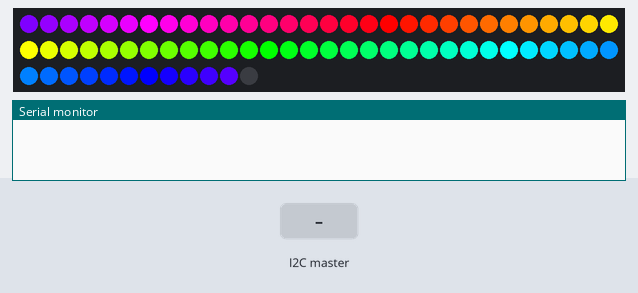
A sketch run on a simulated Arduino Uno, built with avr-gcc and run on an emulated ATmega328P. On the bench: 72 RGB LEDs in strip order, left to right, continuing on the next row, the last lines printed to the serial monitor. The test bench sets the inputs (shaded band). Random numbers use the default seed unless the sketch sets one.

Above: at 1.2 s.
1.3 s: the I2C master sends the byte 2
At 1.77 s:
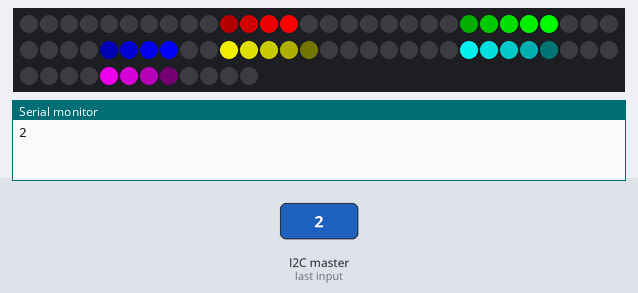
3.7 s: the I2C master sends "d"
At 4.4 s:
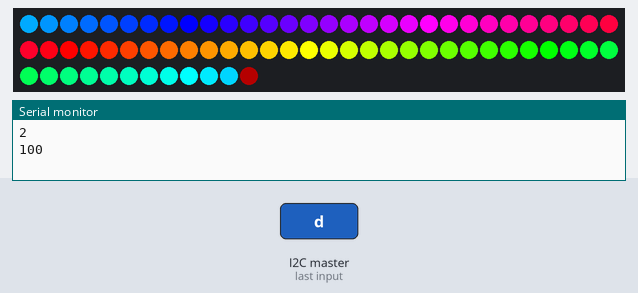
5.4 s: the I2C master sends the byte 0
At 6.55 s:
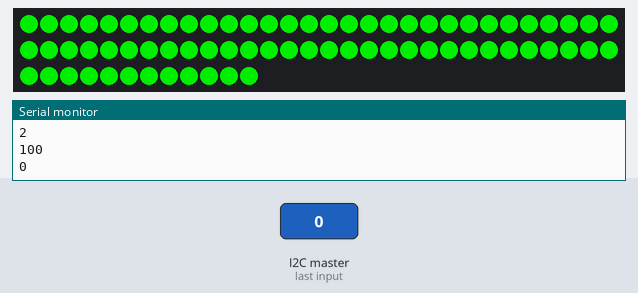
7.8 s: the I2C master sends the byte 2
At 10.49 s:
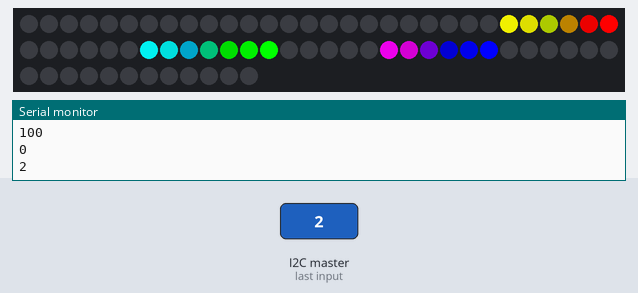
10.8 s: the I2C master sends the byte 1
At 11.7 s:
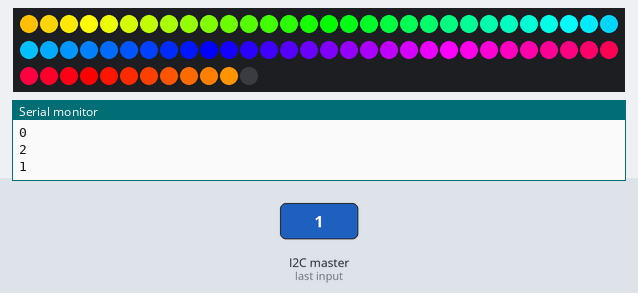
12.3 s: the I2C master sends the byte 2
At 12.75 s:
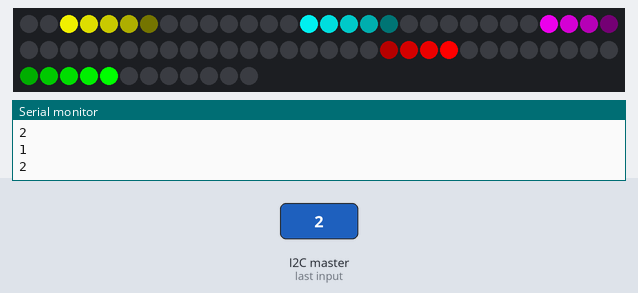

The sketch:

_1-30-16.ino
```cpp
#include <Wire.h>
#include <Adafruit_NeoPixel.h>
#define PIN 9
#define numPixels 72 // we cut off a corner light, (not two) but it seems to work with 72

typedef struct {
  int pos;
  boolean dir;
  int size;
  int r;
  int g;
  int b;
} Spr_mover;

int a = 0;

Spr_mover spr[] = {{0, true, 4, 255, 0, 0}, {numPixels / 6, true, 5, 0, 255, 0}, {numPixels / 3, true, 4, 0, 0, 255},
  {numPixels * 2 / 3, false, 5, 255, 255, 0}, {numPixels * 5 / 6, false, 5, 0, 255, 255}, {numPixels, false, 4, 255, 0, 255}
};

double timer = 20;
int currentTime = 0;

Spr_mover sprsprspr = {0, true, 2, 0, 0, 0};
int rainbow[numPixels * 3];
Spr_mover trash = { -1, false, -1, -1, -1, -1};
Spr_mover colorBG = { -1, false, -1, 0, 0, 0};
#define SPR_SIZE (sizeof(spr)/sizeof(Spr_mover))
Spr_mover inLoc[SPR_SIZE];
Adafruit_NeoPixel strip = Adafruit_NeoPixel(numPixels, PIN, NEO_GRB + NEO_KHZ800);
int rCount = 0;
int r1 = -1;
int r2 = -1;
int count = 0;
int num = 0;
int loopCounter = 0;
int R[numPixels];
int G[numPixels];
int B[numPixels];

void setup() {
  strip.begin();
  Wire.begin(8);
  Wire.onReceive(receiveEvent);
  Serial.begin(9600);
  strip.show();
  num = 1;

  for (int i = 0; i <= numPixels; i++) {

    int oneSixth = (int)(numPixels / 6.0);
    double transitionNum = 255.0 / oneSixth;

    if (i < oneSixth) {
      rainbow[i] = 255;
      rainbow[i + numPixels] = (int)(transitionNum * i);
      rainbow[i + numPixels * 2] = 0;
    } else if (i < oneSixth * 2) {
      rainbow[i] = 255 - (int)(transitionNum * (i % oneSixth));
      rainbow[i + numPixels] = 255;
      rainbow[i + numPixels * 2] = 0;
    } else if (i < oneSixth * 3) {
      rainbow[i] = 0;
      rainbow[i + numPixels] = 255;
      rainbow[i + numPixels * 2] = (int)(transitionNum * (i % oneSixth));
    } else if (i < oneSixth * 4) {
      rainbow[i] = 0;
      rainbow[i + numPixels] = 255 - (int)(transitionNum * (i % oneSixth));
      rainbow[i + numPixels * 2] = 255;
    } else if (i < oneSixth * 5) {
      rainbow[i] = (int)(transitionNum * (i % oneSixth));
      rainbow[i + numPixels] = 0;
      rainbow[i + numPixels * 2] = 255;
    } else if (i < numPixels) {
      rainbow[i] = 255;
      rainbow[i + numPixels] = 0;
      rainbow[i + numPixels * 2] = 255 - (int)(transitionNum * (i % oneSixth));
    }
  }
}

void crawling(int r, int g, int b, int r2, int g2, int b2, boolean left)
{
  for (int i = 0; i < 4; i++)
  {
    for (int j = 0; j < numPixels / 20.0 * timer; j += 4)
    {
      if (left)
      {
        if (i % 4 == 0)
        {
          strip.setPixelColor(j, r, g, b);
          strip.setPixelColor(j + 1, r, g, b);
          strip.setPixelColor(j + 2, r2, g2, b2);
          strip.setPixelColor(j + 3, r2, g2, b2);
        }
        else if (i % 4 == 1)
        {
          strip.setPixelColor(j, r2, g2, b2);
          strip.setPixelColor(j + 1, r, g, b);
          strip.setPixelColor(j + 2, r, g, b);
          strip.setPixelColor(j + 3, r2, g2, b2);
        }
        else if (i % 4 == 2)
        {
          strip.setPixelColor(j, r2, g2, b2);
          strip.setPixelColor(j + 1, r2, g2, b2);
          strip.setPixelColor(j + 2, r, g, b);
          strip.setPixelColor(j + 3, r, g, b);
        }
        else if (i % 4 == 3)
        {
          strip.setPixelColor(j, r, g, b);
          strip.setPixelColor(j + 1, r2, g2, b2);
          strip.setPixelColor(j + 2, r2, g2, b2);
          strip.setPixelColor(j + 3, r, g, b);
        }
      }
      else
      {
        if (i % 4 == 0)
        {
          strip.setPixelColor(j, r, g, b);
          strip.setPixelColor(j + 1, r2, g2, b2);
          strip.setPixelColor(j + 2, r2, g2, b2);
          strip.setPixelColor(j + 3, r, g, b);
        }
        else if (i % 4 == 1)
        {
          strip.setPixelColor(j, r2, g2, b2);
          strip.setPixelColor(j + 1, r2, g2, b2);
          strip.setPixelColor(j + 2, r, g, b);
          strip.setPixelColor(j + 3, r, g, b);
        }
        else if (i % 4 == 2)
        {
          strip.setPixelColor(j, r2, g2, b2);
          strip.setPixelColor(j + 1, r, g, b);
          strip.setPixelColor(j + 2, r, g, b);
          strip.setPixelColor(j + 3, r2, g2, b2);
        }
        else if (i % 4 == 3)
        {
          strip.setPixelColor(j, r, g, b);
          strip.setPixelColor(j + 1, r, g, b);
          strip.setPixelColor(j + 2, r2, g2, b2);
          strip.setPixelColor(j + 3, r2, g2, b2);
        }
      }
    }
    strip.show();
    delay(60);
  }
}

void moveSprite(Spr_mover *p) {
  if (p->dir)
    p->pos ++;
  else
    p->pos --;
}

void party(int location, int mini, int maxi) {
  strip.setPixelColor(location, random(mini, maxi), random(mini, maxi), random(mini, maxi));
}

void setAll(int r, int g, int b) {
  for (int i = 0; i < numPixels; i++) {
    strip.setPixelColor(i, r, g, b);
  }
  strip.show();
}

void setEveryOther(int r, int g, int b) {
  for (int i = 0; i < numPixels; i += 2) {
    strip.setPixelColor(i, r, g, b);
  }
  strip.show();
}

void fadeTo(int r, int g, int b) {
  double rFade = r / 100.0;
  double gFade = g / 100.0;
  double bFade = b / 100.0;
  double r1 = r;
  double g1 = g;
  double b1 = b;
  for (int i = 0; i < 101; i++) {
    r1 += rFade;
    g1 += gFade;
    b1 += bFade;
    setAll((int)r1, (int)g1, (int)b1);
    strip.show();
    delay(2);
  }
}

void fadeFromTo(int r, int g, int b, int r2, int g2, int b2) {
  double rFade = (r2 - r) / 100.0;
  double gFade = (g2 - g) / 100.0;
  double bFade = (b2 - b) / 100.0;
  double r1 = r;
  double g1 = g;
  double b1 = b;
  for (int i = 0; i < 101; i++) {
    r1 += rFade;
    g1 += gFade;
    b1 += bFade;
    if (i != 100)
      setAll((int)r1, (int)g1, (int)b1);
    else if (i == 100)
      setAll(r2, g2, b2);
    if (i <= 23 || i >= 77)
      delay(8);
    delay(2);
  }
  delay(30);
}

void bouncy(Spr_mover *spr) {
  if (spr->pos == 0)
    spr->dir = true;
  if (spr->pos == numPixels - 1 - (spr->size))
    spr->dir = false;
  moveSprite(spr);
}

void allBouncy() {
  for (int i = 0; i < SPR_SIZE; i++) {
    if (spr[i].pos + spr[i].size == 0)
      spr[i].dir = true;
    if (spr[i].pos == numPixels - 1)
      spr[i].dir = false;
    moveSprite(&spr[i]);
  }
}

void allThrough() {
  for (int i = 0; i < SPR_SIZE; i++) {
    moveSprite(&spr[i]);
    if (spr[i].pos == numPixels && spr[i].dir)
      spr[i].pos = 0;
    if (spr[i].pos + spr[i].size == 0 && !spr[i].dir)
      spr[i].pos = numPixels - spr[i].size;
  }
}

void loopThrough(Spr_mover *spr) {
  moveSprite(spr);
  if (spr->pos == numPixels && spr->dir)
    spr->pos = 0;
  if (spr->pos + spr->size == 0 && !spr->dir)
    spr->pos = numPixels - spr->size;
}

void allBouncy2() {
  for (int i = 0; i < SPR_SIZE; i++) {
    if (spr[i].pos + spr[i].size == 0)
      spr[i].dir = true;
    if (spr[i].pos == numPixels - 1)
      spr[i].dir = false;
    moveSprite(&spr[i]);
  }
}

void receiveEvent(int howMany) {
  num = Wire.read();
  Serial.println(num);
}

boolean inLocationFade(int pixel) {
  for (int i = 0; i < SPR_SIZE; i++) {
    inLoc[i] = trash;
  }
  int var = 0;
  for (int i = 0; i < SPR_SIZE; i++) {
    if (spr[i].pos < pixel && (spr[i].pos + spr[i].size) >= pixel) {
      inLoc[var].pos = spr[i].pos;
      inLoc[var].dir = spr[i].dir;
      inLoc[var].size = spr[i].size;
      if (inLoc[var].dir) {
        inLoc[var].r = (int)(spr[i].r * ((double)(pixel - inLoc[var].pos) / inLoc[var].size));
        inLoc[var].g = (int)(spr[i].g * ((double)(pixel - inLoc[var].pos) / inLoc[var].size));
        inLoc[var].b = (int)(spr[i].b * ((double)(pixel - inLoc[var].pos) / inLoc[var].size));
      }
      else {
        if (inLoc[var].pos == pixel) {
          inLoc[var].r = spr[i].r;
          inLoc[var].g = spr[i].g;
          inLoc[var].b = spr[i].b;
        } else {
          inLoc[var].r = (int)(spr[i].r * ((double)(inLoc[var].pos - pixel) / inLoc[var].size));
          inLoc[var].g = (int)(spr[i].g * ((double)(inLoc[var].pos - pixel) / inLoc[var].size));
          inLoc[var].b = (int)(spr[i].b * ((double)(inLoc[var].pos - pixel) / inLoc[var].size));
        }
      }
      var++;
    }
  }
  return (inLoc[0].size != trash.size);
}

boolean inLocation(int pixel) {
  for (int i = 0; i < SPR_SIZE; i++) {
    inLoc[i] = trash;
  }
  int var = 0;
  for (int i = 0; i < SPR_SIZE; i++) {
    if (spr[i].pos < pixel && (spr[i].pos + spr[i].size) >= pixel) {
      inLoc[var].pos = spr[i].pos;
      inLoc[var].dir = spr[i].dir;
      inLoc[var].size = spr[i].size;
      inLoc[var].r = spr[i].r;
      inLoc[var].g = spr[i].g;
      inLoc[var].b = spr[i].b;
      var++;
    }
  }
  return (inLoc[0].size != trash.size);
}

void draw() {
  for (int pixel = 0; pixel < numPixels; pixel++) {

    if (inLocation(pixel)) {
      int amountInLoc = 0;
      for (int i = 0; i < SPR_SIZE; i++) {
        if (inLoc[i].size == trash.size) {
          break;
        }
        amountInLoc++;
      }
      int r[amountInLoc + 1];
      int g[amountInLoc + 1];
      int b[amountInLoc + 1];
      for (int i = 0; i < amountInLoc; i++) {
        r[i] = inLoc[i].r;
        g[i] = inLoc[i].g;
        b[i] = inLoc[i].b;
      }
      if (amountInLoc == 1) {
        R[pixel] = r[0];
        G[pixel] = g[0];
        B[pixel] = b[0];
      } else if (amountInLoc == 2) {
        R[pixel] = (r[0] + r[1]) / 2;
        G[pixel] = (g[0] + g[1]) / 2;
        B[pixel] = (b[0] + b[1]) / 2;
      } else {
        R[pixel] = (r[0] + r[1]);
        G[pixel] = (g[0] + g[1]);
        B[pixel] = (b[0] + b[1]);
        for (int i = 2; i < amountInLoc; i++) {
          R[pixel] += r[i];
          G[pixel] += g[i];
          B[pixel] += b[i];
        }
        R[pixel] /= amountInLoc;
        G[pixel] /= amountInLoc;
        B[pixel] /= amountInLoc;
      }
    } else {
      R[pixel] = colorBG.r;
      G[pixel] = colorBG.g;
      B[pixel] = colorBG.b;
    }
    strip.setPixelColor(pixel, R[pixel], G[pixel], B[pixel]);
  }
  strip.show();
}

void draw2() {
  for (int pixel = 0; pixel < numPixels; pixel++) {

    if (inLocationFade(pixel)) {
      int amountInLoc = 0;
      for (int i = 0; i < SPR_SIZE; i++) {
        if (inLoc[i].size == trash.size) {
          break;
        }
        amountInLoc++;
      }
      int r[amountInLoc + 1];
      int g[amountInLoc + 1];
      int b[amountInLoc + 1];
      for (int i = 0; i < amountInLoc; i++) {
        r[i] = inLoc[i].r;
        g[i] = inLoc[i].g;
        b[i] = inLoc[i].b;
      }
      if (amountInLoc == 1) {
        R[pixel] = r[0];
        G[pixel] = g[0];
        B[pixel] = b[0];
      } else if (amountInLoc == 2) {
        R[pixel] = (r[0] ^ r[1]);
        G[pixel] = (g[0] ^ g[1]);
        B[pixel] = (b[0] ^ b[1]);
      } else {
        R[pixel] = (r[0] ^ r[1]);
        G[pixel] = (g[0] ^ g[1]);
        B[pixel] = (b[0] ^ b[1]);
        for (int i = 2; i <= amountInLoc; i++) {
          R[pixel] ^= r[i];
          G[pixel] ^= g[i];
          B[pixel] ^= b[i];
        }
      }
    } else {
      R[pixel] = colorBG.r;
      G[pixel] = colorBG.g;
      B[pixel] = colorBG.b;
    }
    strip.setPixelColor(pixel, R[pixel], G[pixel], B[pixel]);
  }
  strip.show();
}

void rainbowThrough(int r, int g, int b, int pos, int offset) {
  strip.setPixelColor((pos + offset) % numPixels - 1, r, g, b);
}
boolean shrink = false;

void loop() {
  if (loopCounter >= numPixels - 1) {
    loopCounter = 0;
    a++;
    strip.show();

    if (num == 2) {
      if (!shrink)
        sprsprspr.size++;
      else
        sprsprspr.size--;
      if (sprsprspr.size >= numPixels)
        shrink = true;
      else if (sprsprspr.size <= 2)
        shrink = false;
    } else
      delay(55);
  }
  else
    loopCounter++;
  switch (num) {
    case 0:
      fadeFromTo(0, 10, 0, 0, 200, 0);
      fadeFromTo(0, 200, 0, 0, 10, 0);
      break;
    case 1:
      rainbowThrough(rainbow[loopCounter], rainbow[loopCounter + numPixels], rainbow[loopCounter + numPixels * 2], loopCounter, a);
      break;
    case 2:
      colorBG.r = 0;
      colorBG.b = 0;
      colorBG.g = 0;
      strip.clear();
      allThrough();
      draw2();
      strip.show();
      delay(20);
      break;
    case 3:
      party(loopCounter, 0, 225);
      break;
    case 4:
      strip.clear();
      crawling(0, 0, 255, 255, 255, 0, false);
      for (int i = 0; i < numPixels; i++)
        if (!i <= numPixels / 20.0 * timer)
          strip.setPixelColor(i, 0, 0, 0);

      currentTime++;
      if (currentTime % 1 == 0)
        timer -= .25;
      break;
    case 5:
      colorBG.r = 0;
      colorBG.b = 0;
      colorBG.g = 255;
      strip.clear();
      allThrough();
      draw2();
      strip.show();
      delay(20);
      break;
    default:
      num = 1;
      break;
  }
}
```
